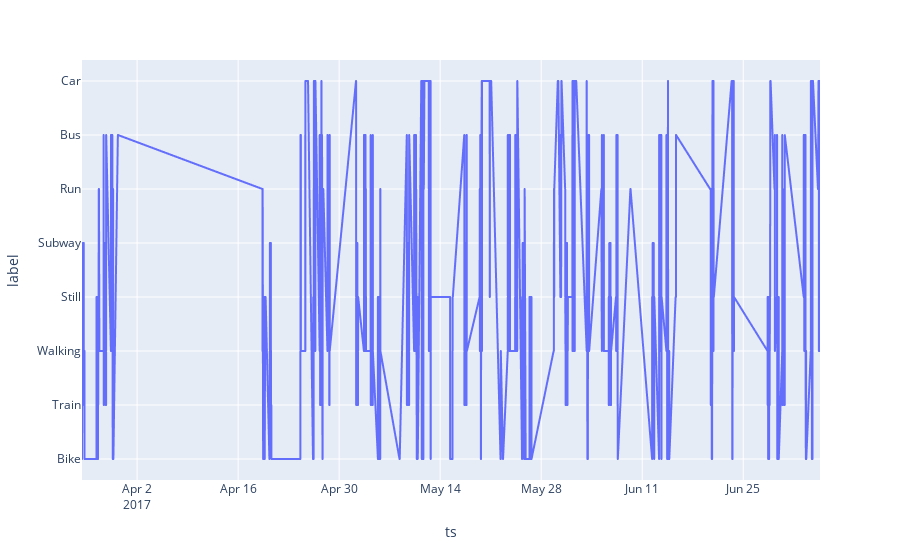

This figure's notebook cell:
### Code cell
sub_label_df = label_df.iloc[::100, :].reset_index(drop=True)
sub_label_df.label = sub_label_df.label.map(cls2label)
fig = px.line(sub_label_df, x='ts', y='label')
fig.show()

### Figure 1 — Plotly figure (JSON) as saved in the notebook; plotly's stock layout.template omitted (floating-point values rounded to 4 significant figures; data arrays with more than 128 entries replaced by an {"elided": "..."} marker saying what was removed)
{"data": [{"hovertemplate": "ts=%{x}<br>label=%{y}<extra></extra>", "legendgroup": "", "line": {"color": "#636efa", "dash": "solid"}, "mode": "lines", "name": "", "showlegend": false, "type": "scattergl", "x": {"elided": "9806 str values"}, "xaxis": "x", "y": {"elided": "9806 str values"}, "yaxis": "y"}], "layout": {"autosize": true, "legend": {"tracegroupgap": 0}, "margin": {"t": 60}, "xaxis": {"anchor": "y", "autorange": true, "domain": [0, 1], "range": ["2017-03-25 08:46:23", "2017-07-05 15:17:06"], "title": {"text": "ts"}, "type": "date"}, "yaxis": {"anchor": "x", "autorange": true, "domain": [0, 1], "range": [-0.3889, 7.389], "title": {"text": "label"}, "type": "category"}}}
